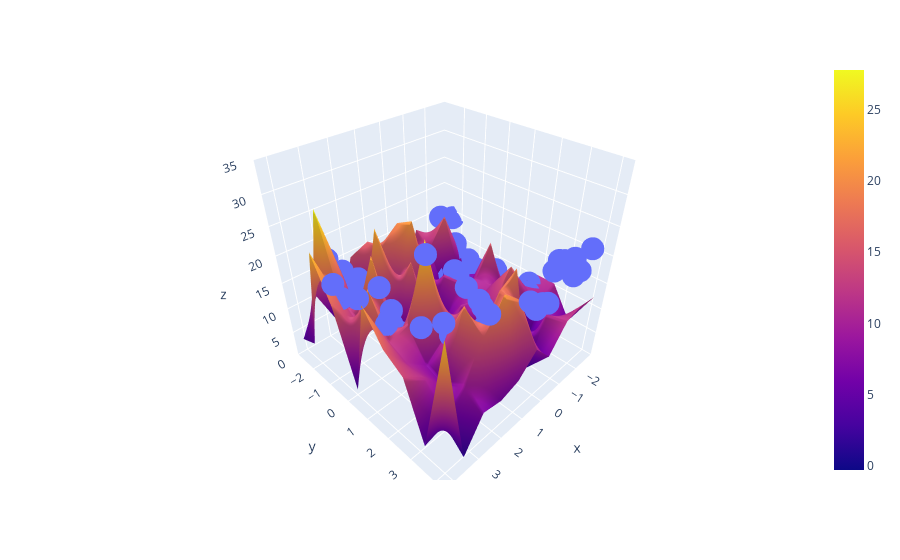

The cell this chart's notebook holds for it:
### Code cell
fig.update_layout(scene = dict(zaxis = dict(range=[0,35])))
